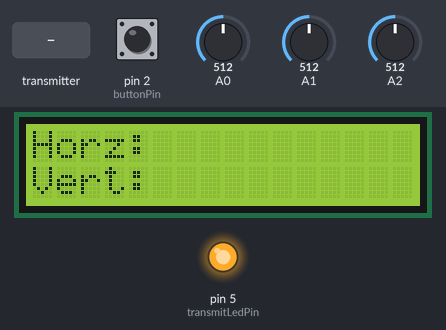
Simulated run of this sketch. Board: Arduino Uno, built with avr-gcc and run on an emulated ATmega328P. Parts: 16×2 character LCD, output pins drawn as LEDs (lit = HIGH). The inputs (shaded band) are chosen by the test bench; at power-on: pin 2 (buttonPin) HIGH, A0 = 512, A1 = 512, A2 = 512. No radio packets arrive unless stated; what the sketch prints to the serial monitor is not drawn.

Above: at 1.2 s.
1.3 s: the transmitter starts sending joystickX_1 = 0
At 3.8 s:
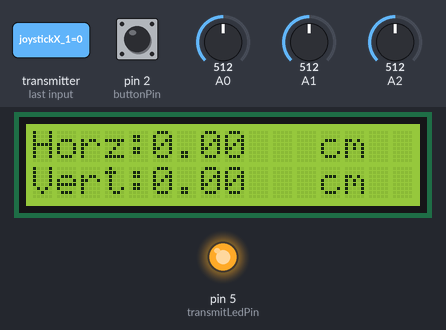
4.1 s: the transmitter starts sending horizontalDistance = 25
At 5.6 s:
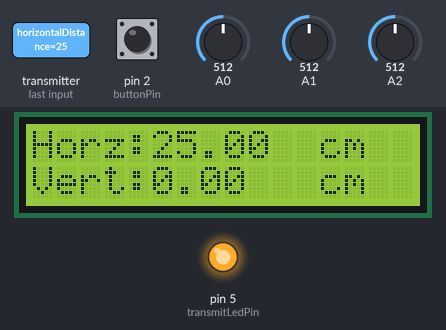
6.6 s: the transmitter starts sending verticalDistance = 25
At 7.4 s:
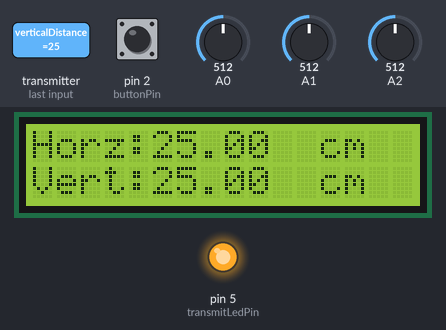
9.1 s: the transmitter starts sending horizontalDistance = 50
At 11.9 s:
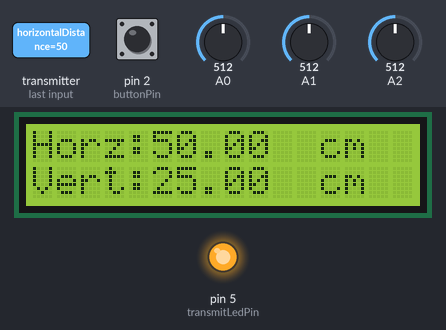
12.2 s: the transmitter starts sending verticalDistance = 50
At 14.0 s:
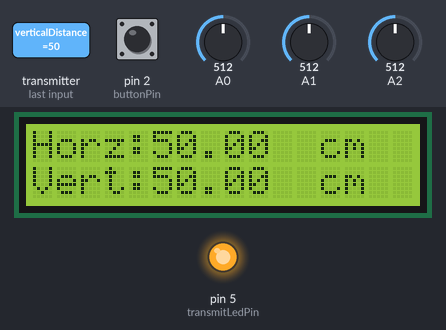
Timing chart, 0 to 15.5 s (numbered marks = the images above; inputs shaded):
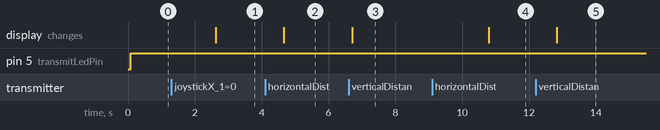

Measured:
- after the input at 1.3 s, the display: changes after 1.3 s (image 1)
- after the input at 4.1 s, the display: changes after 0.57 s (image 2)
- after the input at 6.6 s, the display: changes after 0.11 s (image 3)
- after the input at 9.1 s, the display: changes after 1.7 s (image 4)
- after the input at 12.2 s, the display: changes after 0.63 s (image 5)

The sketch:

Robotic_Arm_System.ino
```cpp
#include <SPI.h>
#include <nRF24L01.h>
#include <RF24.h>
#include <Wire.h>
#include <LiquidCrystal_I2C.h>

RF24 radio(9, 10); // CE, CSN pins
const byte address[6] = "00001"; // Address for communication

LiquidCrystal_I2C lcd(0x27, 16, 2); // I2C address, number of columns, number of rows

struct DataPacket {
  float joystickX_1;
  float joystickY_1;
  float joystickY_2;
  float horizontalDistance;
  float verticalDistance;
};

DataPacket data;

const int transmitLedPin = 5; // Pin for the transmit LED
const int buttonPin = 2; // Pin for the button (replace with the actual pin number)

bool lastButtonState = HIGH; // Variable to store the last button state
bool currentButtonState; // Variable to store the current button state
bool armPositionChanged = false; // Flag to indicate if the arm position has changed

void setup() {
  Serial.begin(9600);

  pinMode(transmitLedPin, OUTPUT); // Set the transmit LED pin as an output

  lcd.begin(16, 2);
  lcd.backlight();
  lcd.clear();
  lcd.print("Horz:");
  lcd.setCursor(0, 1);
  lcd.print("Vert:");

  radio.begin();
  radio.openWritingPipe(address);
  radio.openReadingPipe(1, address);
  radio.setPALevel(RF24_PA_LOW);

  digitalWrite(transmitLedPin, LOW); // Initially turn off the transmit LED
  pinMode(buttonPin, INPUT); // Set the button pin as input
}

void loop() {
  data.joystickX_1 = analogRead(A0); // Read joystick X-axis value
  data.joystickY_1 = analogRead(A1); // Read joystick Y-axis value
  data.joystickY_2 = analogRead(A2); // Read joystick Y-axis value

  // Check the button state
  currentButtonState = digitalRead(buttonPin);

  // Compare the current button state with the last button state
  if (currentButtonState != lastButtonState) {
    // If the button state has changed, update the last position flag
    armPositionChanged = true;
  }

  lastButtonState = currentButtonState; // Update the last button state

  radio.stopListening();
  bool transmissionStatus = radio.write(&data, sizeof(data)); // Store the transmission status
  radio.startListening();

  if (transmissionStatus) {
    digitalWrite(transmitLedPin, HIGH); // Turn on the transmit LED if data is transmitted
  } else {
    digitalWrite(transmitLedPin, LOW); // Turn off the transmit LED if data is not transmitted
  }

  delay(500); // Delay for 500 milliseconds (adjust as needed)

  if (radio.available()) {
    radio.read(&data, sizeof(data));

    lcd.setCursor(5, 0);
    lcd.print("       cm");
    lcd.setCursor(5, 0);
    lcd.print(data.horizontalDistance);

    lcd.setCursor(5, 1);
    lcd.print("       cm");
    lcd.setCursor(5, 1);
    lcd.print(data.verticalDistance);

    Serial.print("Received Horizontal Distance: ");
    Serial.println(data.horizontalDistance);
    Serial.print("Received Vertical Distance: ");
    Serial.println(data.verticalDistance);
  }

  delay(1500); // Delay for 1500 milliseconds (adjust as needed)
}
```
